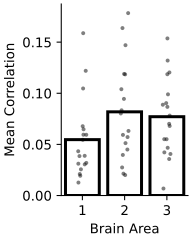

The Python source for this figure:
# %% This is to answer q2: In which brain area are pairwise spike train interactions strongest at the 100 ms timescale?

import numpy as np
import pandas as pd
from pathlib import Path

import matplotlib.pyplot as plt
import seaborn as sns
from tqdm.auto import tqdm, trange
from utils import build_spontaneous_activity_matrix, load_mouse_data


# your path to the dataset
dataset_folder = Path("data")


# %% Loading trials data

# collect all trial_data.csv into one DataFrame
all_trials = []
columns = ["trial_start", "stim_start", "outcome", "trial_end"]

for ii in range(1, 19):
    trialdata_filename = dataset_folder / str(ii) / "trial_data.csv"
    df_mouse = pd.read_csv(trialdata_filename, usecols=columns)
    df_mouse["mouse_id"] = ii
    # put `mouse_id` as the first column
    df_mouse = df_mouse[["mouse_id"] + columns]
    all_trials.append(df_mouse)

trials_df = pd.concat(all_trials, ignore_index=True)
# trails_df.to_csv(dataset_folder / 'output/trials_info.csv')


# %% get the start time and end time of each animal

animal_start_end = trials_df.groupby("mouse_id").agg(
    {"trial_start": "min", "trial_end": "max"}
)
animal_start_end


# %% spontaneous activity outside the trial period

example_mouse_id = 1
example_mouse_data = load_mouse_data(example_mouse_id, dataset_folder, verbose=False)
spontaneous_matrix, cluster_ids, spontaneous_bin_edges, interval_info = (
    build_spontaneous_activity_matrix(
        example_mouse_data,
        trials_df,
        mouse_id=example_mouse_id,
        bin_width=0.1,
        spike_feature="count",
        concatenate=True,
    )
)
print(spontaneous_matrix.shape)
print(len(cluster_ids))
print(spontaneous_bin_edges[:10])
print(interval_info)


# group spontaneous activity by brain area

cluster_area_info = pd.DataFrame(
    {
        "cluster_id": cluster_ids,
        "brain_area": [example_mouse_data[cid]["brain_area"] for cid in cluster_ids],
    }
)
cluster_area_info["row_idx"] = np.arange(len(cluster_ids))

spontaneous_by_area = {
    brain_area: spontaneous_matrix[group["row_idx"].to_numpy(), :]
    for brain_area, group in cluster_area_info.groupby("brain_area")
}

for brain_area, area_matrix in spontaneous_by_area.items():
    print(brain_area, area_matrix.shape)
    corr = np.corrcoef(area_matrix)
    # fill diagonal with nan
    np.fill_diagonal(corr, np.nan)
    print(np.nanmean(corr))


# %% loop through all mice

res = []
for mouse_id in trange(1, 19):
    mouse_data = load_mouse_data(mouse_id, dataset_folder, verbose=False)

    spontaneous_matrix, cluster_ids, spontaneous_bin_edges, interval_info = (
        build_spontaneous_activity_matrix(
            mouse_data,
            trials_df,
            mouse_id=mouse_id,
            bin_width=0.1,
            spike_feature="count",
            concatenate=True,
        )
    )

    # group spontaneous activity by brain area
    cluster_area_info = pd.DataFrame(
        {
            "cluster_id": cluster_ids,
            "brain_area": [mouse_data[cid]["brain_area"] for cid in cluster_ids],
        }
    )
    cluster_area_info["row_idx"] = np.arange(len(cluster_ids))

    spontaneous_by_area = {
        brain_area: spontaneous_matrix[group["row_idx"].to_numpy(), :]
        for brain_area, group in cluster_area_info.groupby("brain_area")
    }

    for brain_area, area_matrix in spontaneous_by_area.items():
        # remove rows with all zeros
        area_matrix = area_matrix[~np.all(area_matrix == 0, axis=1)]
        if area_matrix.shape[0] == 0:
            continue
        corr = np.corrcoef(area_matrix)
        # fill diagonal with nan
        np.fill_diagonal(corr, np.nan)
        res.append((mouse_id, brain_area, np.nanmean(corr)))

df_res = pd.DataFrame(res, columns=["mouse_id", "brain_area", "corr"])


# %% plot the results

fig, ax = plt.subplots(figsize=(2, 2.5), layout="constrained")
sns.barplot(x="brain_area", y="corr", data=df_res, fill=None, color="black", errorbar=None)
sns.stripplot(x="brain_area", y="corr", data=df_res, color="black", size=3, alpha=0.5)
sns.despine()
[x.patch.set_visible(False) for x in (fig, ax)]
ax.set(xlabel="Brain Area", ylabel="Mean Correlation")
fig.savefig("q2.svg", transparent=True)
